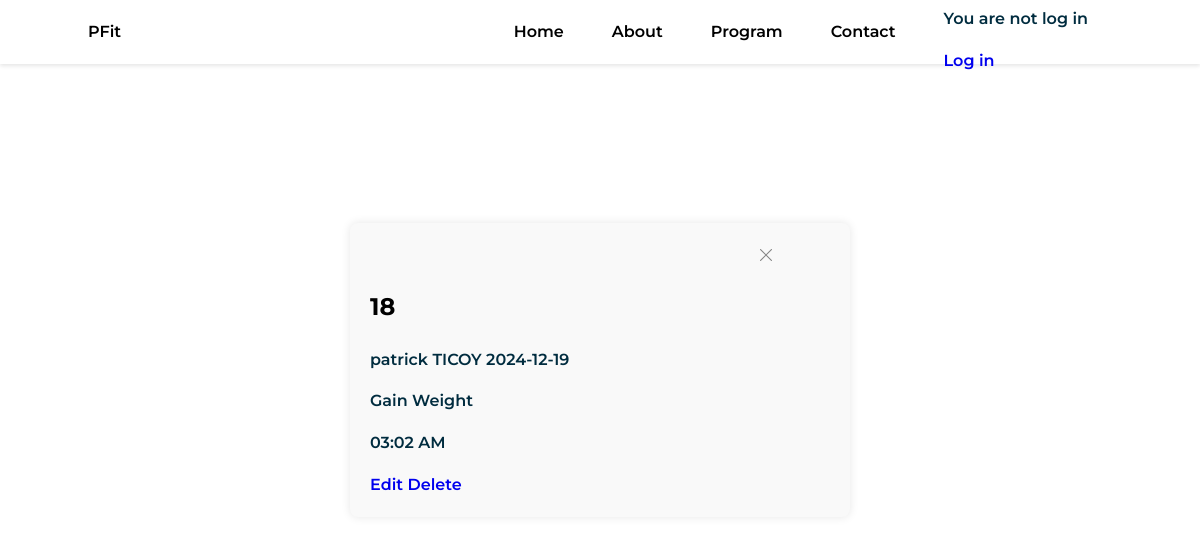
Screenshot of /home/workoutlog/18/ with the database file from the repository.
### app/models.py (models this page shows, shortened)
class WorkoutLog(models.Model):
    workoutLogID = models.AutoField(primary_key=True)
    workoutClientName = models.ManyToManyField(Client)
    workoutPlanName = models.ManyToManyField(WorkoutPlan)
    workoutLogGoals = models.ForeignKey(Goals, on_delete= models.CASCADE)
    workoutLogDate = models.DateTimeField(null=False)

class Client(models.Model):
    user = models.OneToOneField(User, null=True,  on_delete=models.CASCADE)
    clientID = models.AutoField(primary_key=True)
    fname = models.CharField(max_length=100,null = False)
    lname = models.CharField(max_length=100, null = False)
    clientAge=models.PositiveIntegerField()
    gender_choices = (
        ('M', 'Male'),
        ('F', 'Female'),
        ('', 'Other'),
    )
    clientSex = models.CharField(max_length=10, choices=gender_choices)
    birthdate = models.DateField()
    goal = models.ForeignKey(Goals, on_delete=models.CASCADE)
    weight = models.FloatField()
    height = models.FloatField()
    level_choices = (
        ('Sedentary', 'Sedentary'),
        ('Lightly Active', 'Lightly Active'),
        ('Moderately Active', 'Moderately Active'),
        ('Very Active', 'Very Active'),
        ('Athlete 2x per day', 'Athlete 2x per day'),
    )
    activityLevel = models.CharField(max_length=100, choices=level_choices)
    joinedDate = models.DateField(null = False)
    bmi = models.FloatField(null=True, blank=True)
    calories = models.FloatField(null=True, blank=True)
    bmi_category = models.CharField(max_length=10, null=True, blank=True)
    def __str__(self):
        return f"{self.fname} {self.lname} {self.joinedDate}"

class Goals(models.Model):
    goalID = models.AutoField(primary_key=True)
    goal =  models.CharField(max_length=100)
    goalDescription = models.TextField()
    exerciseDuration = models.PositiveIntegerField()
    def __str__(self):
        return self.goal

### app/views.py (the view)
# urls.py: path('home/workoutlog/<int:pk>/', WorkoutLogDetView.as_view(), name='workoutlog_detail'),
class WorkoutLogDetView(DetailView):
    model = WorkoutLog
    context_object_name = 'workoutlog'
    template_name = 'apps/homepages/workoutlog_detail.html'

### app/context_processors.py (called while the page is built)
def client_processor(request):
    client = None
    if request.user.is_authenticated:
        client = Client.objects.filter(user=request.user).first()
    return {'client': client}

### app/templates/apps/homepages/workoutlog_detail.html (shortened to what this page needs)
{% extends 'apps/homepages/homepagebase.html' %}
{% load static %}
{% block content %}
<link rel="stylesheet" href="{% static 'css/profile_info.css' %}">
<div class="post-entry">
    <div class="form-log">
        <a href="{% url 'workoutlog' %}" class="bi bi-x-lg" id="cancel-btn"></a>
        <h2>{{ workoutlog.workoutLogID }}</h2>
        <p>
            {% for client in workoutlog.workoutClientName.all %}
                {{ client }} {% comment %} This will use the __str__ method of the Client model {% endcomment %}
            {% empty %}
                No clients associated
            {% endfor %}
        </p>
        <p>{{ workoutlog.workoutLogGoals }}</p>
        <p>{{ workoutlog.workoutLogDate | time:'h:i A'}}</p>
        <a href="{% url 'workoutlog_update' workoutlog.pk %}">Edit</a>
        <a href="{% url 'workoutlog_delete' workoutlog.pk %}">Delete</a>
    </div>
</div>
{% endblock content %}

### static/css/homepage.css (style rules this page uses)
* { box-sizing: border-box; }
body { margin: 0; font-family: 'Montserrat', sans-serif; line-height: 1.6; }
p { color: #002C3F; }

### static/css/navbar.css (style rules this page uses)
:root { --header-height: 3rem; --first-color: black; --first-color-light: #00A359; --dark-color: black; --white-color: black; --body-font: 'Montserrat', 'sans-serif'; --nav-name-font-size: 1.2rem; --normal-font-size: 1rem; --z-fixed: 100; }
* { box-sizing: border-box; }
@media screen and (min-width: 768px) { :root { --nav-name-font-size: 1rem; --normal-font-size: 1rem; } }
body { margin: var(--header-height) 0 0 0; font-family: var(--body-font); font-size: var(--normal-font-size); font-weight: 600; line-height: 1.6; }
a { text-decoration: none; }
@media screen and (min-width: 768px) { body { margin: 0; } }

### static/css/profile_info.css (style rules this page uses)
html { scroll-behavior: smooth ; scroll-padding: 120px; }
.post-entry, .content-workoutlog { display: flex; justify-content: center; align-items: center; margin-top: 20%; height: 10vh; scroll-behavior: smooth; }
#cancel-btn { color: gray; border: none; padding: 10px 20px; border-radius: 5px; cursor:pointer; transition: background-color 0.3s ease; margin-left: 80%; }
.form-log { background-color: #f9f9f9; margin-top: 15%; padding: 20px; border-radius: 8px; box-shadow: 0 0 10px rgba(0, 0, 0, 0.1); width: 100%; max-width: 500px; }

### rows the page displays
WorkoutLog: workoutLogID "18", workoutLogGoals "Gain Weight", workoutLogDate "03:02 AM"
Client: fname+lname+joinedDate "patrick TICOY 2024-12-19"
